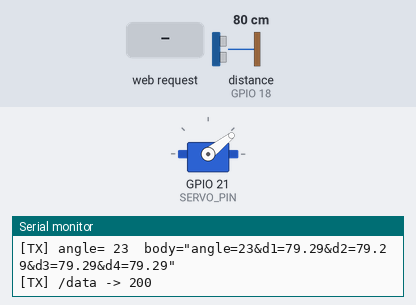
Bench run of a sketch on a simulated ESP32. On the bench: servo, the last lines printed to the serial monitor. Wiring (inferred from the names in the program): ultrasonic range finder: trigger GPIO 5; echo GPIO 18. Inputs (shaded band) come from the test bench; at power-on: distance to the obstacle (sensor on GPIO 18) 80 cm. The echo pulse lasts 58.3 µs per cm; WiFi joins after 1.5 s; servers stay silent unless stated; uploads are accepted with an empty reply.

Above: at 3.0 s.
3.1 s: distance to the obstacle (sensor on GPIO 18) set to 2 cm
At 4.0 s:
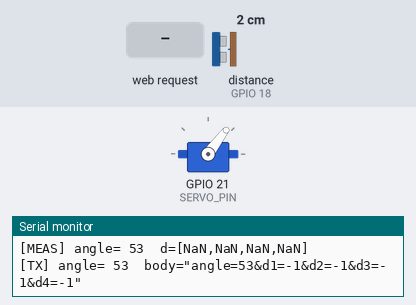
6.4 s: HTTP request GET /control?state=off received
At 6.9 s:
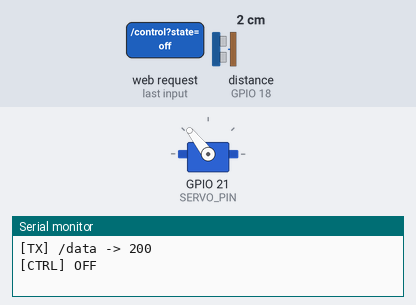
Timing chart, 0 to 9.4 s (numbered marks = the images above; inputs shaded):
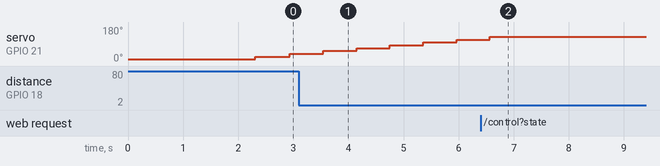

The sketch:

ESP32_Ultrason.ino
```cpp
#include <WiFi.h>
#include <WebServer.h>
#include <HTTPClient.h>
#include <ESP32Servo.h>

// ---------- Capteurs / actionneurs ----------
#define TRIG_PIN   5
#define ECHO_PIN   18
#define SERVO_PIN  21   // ton choix, OK

// ---------- Réseau ----------
static const char* ssid     = "OnePlus10T";
static const char* password = "coucoutoi78";

// IP/tab5 cible (serveur de réception des mesures)
static const char* tab5IP   = "10.83.234.138";
static const int   tab5Port = 80;

// ---------- Mesures ----------
static const uint32_t PULSE_TIMEOUT_US   = 30000;
static const uint16_t SAMPLE_INTERVAL_MS = 70;
static const float    MIN_CM = 2.0f, MAX_CM = 400.0f;

// ---------- Balayage ----------
static const float START_ANGLE = 7.5f;
static const float END_ANGLE   = 172.5f;
static const float STEP_DEG    = 15.0f;

Servo servo;
float currentAngle = START_ANGLE;
int   dirSign      = +1; // +1 horaire, -1 anti-horaire

// ---------- Contrôle ON/OFF ----------
volatile bool systemOn = true;
static const uint32_t TOGGLE_GUARD_MS = 5000;
static uint32_t lastToggleMs = 0;

// ---------- Serveur de contrôle ----------
WebServer server(80);

// ---------- Debug / trace HTTP ----------
String g_lastBody;
int    g_lastHttpCode = 0;

// ---------- Utils ----------
float readDistanceOnce() {
  digitalWrite(TRIG_PIN, LOW);  delayMicroseconds(2);
  digitalWrite(TRIG_PIN, HIGH); delayMicroseconds(10);
  digitalWrite(TRIG_PIN, LOW);

  long duration = pulseIn(ECHO_PIN, HIGH, PULSE_TIMEOUT_US);
  if (duration == 0) return NAN;
  float cm = duration * 0.034f / 2.0f;
  if (cm < MIN_CM || cm > MAX_CM) return NAN;
  return cm;
}

static inline int roundAngleToWrite(float a) {
  if (a < 0) a = 0; if (a > 180) a = 180;
  return (int)(a + 0.5f);
}

void gotoStartAngle() {
  currentAngle = START_ANGLE;
  dirSign = +1;
  servo.write(roundAngleToWrite(currentAngle));
  delay(300); // petite stabilisation
}

// ---------- HTTP handlers ----------
void handleControl() {
  String state = server.hasArg("state") ? server.arg("state") : "";
  uint32_t now = millis();
  if (now - lastToggleMs < TOGGLE_GUARD_MS) {
    server.send(429, "text/plain", "Too Many Requests");
    return;
  }

  if (state.equalsIgnoreCase("on")) {
    systemOn = true;
    gotoStartAngle();
    lastToggleMs = now;
    Serial.println("[CTRL] ON");
    server.send(200, "text/plain", "OK");
  } else if (state.equalsIgnoreCase("off")) {
    systemOn = false;  // on s'immobilise : plus de mesures ni de servo
    lastToggleMs = now;
    Serial.println("[CTRL] OFF");
    server.send(200, "text/plain", "OK");
  } else {
    server.send(400, "text/plain", "Bad state");
  }
}

void handleHealth() { server.send(200, "text/plain", "OK"); }

// Endpoint d'inspection: renvoie le dernier POST /data et l'état courant
void handleStatus() {
  String json = "{";
  json += "\"systemOn\":" + String(systemOn ? "true":"false");
  json += ",\"angle\":" + String((int)(currentAngle + 0.5f));
  json += ",\"direction\":\"" + String(dirSign>0? "forward":"back") + "\"";
  json += ",\"lastBody\":\"" + g_lastBody + "\"";
  json += ",\"lastCode\":" + String(g_lastHttpCode);
  json += "}";
  server.send(200, "application/json", json);
}

// ---------- Setup / Loop ----------
void setup() {
  Serial.begin(115200);
  pinMode(TRIG_PIN, OUTPUT);
  pinMode(ECHO_PIN, INPUT);

  // Servo
  servo.setPeriodHertz(50);
  servo.attach(SERVO_PIN, 500, 2400);
  gotoStartAngle();

  // Wi-Fi
  WiFi.mode(WIFI_STA);
  WiFi.begin(ssid, password);
  Serial.print("WiFi");
  while (WiFi.status() != WL_CONNECTED) { delay(500); Serial.print("."); }
  Serial.printf("\nESP32 IP: %s\n", WiFi.localIP().toString().c_str());

  // Serveur de contrôle
  server.on("/control", HTTP_GET, handleControl);
  server.on("/health",  HTTP_GET, handleHealth);
  server.on("/status",  HTTP_GET, handleStatus);
  server.begin();
}

void loop() {
  server.handleClient();

  if (!systemOn) {   // OFF : aucune acquisition ni rotation
    delay(50);
    return;
  }

  // 4 échantillons à l'angle courant (avec trace)
  float s[4];
  for (int i = 0; i < 4; ++i) {
    s[i] = readDistanceOnce();   // NaN si invalide
    delay(SAMPLE_INTERVAL_MS);
  }
  Serial.printf("[MEAS] angle=%3d  d=[%s,%s,%s,%s]\n",
                (int)(currentAngle + 0.5f),
                isnan(s[0])?"NaN":String(s[0],2).c_str(),
                isnan(s[1])?"NaN":String(s[1],2).c_str(),
                isnan(s[2])?"NaN":String(s[2],2).c_str(),
                isnan(s[3])?"NaN":String(s[3],2).c_str());

  // Envoi à la TAB5 (+ trace détaillée)
  if (WiFi.status() == WL_CONNECTED) {
    HTTPClient http;
    http.setConnectTimeout(4000);
    if (http.begin(tab5IP, tab5Port, "/data")) {
      http.addHeader("Content-Type", "application/x-www-form-urlencoded");
      auto norm = [](float v)->String { return isnan(v) ? String("-1") : String(v, 2); };
      String body = "angle=" + String((int)(currentAngle + 0.5f)) +
                    "&d1=" + norm(s[0]) + "&d2=" + norm(s[1]) +
                    "&d3=" + norm(s[2]) + "&d4=" + norm(s[3]);

      Serial.printf("[TX] angle=%3d  body=\"%s\"\n",
                    (int)(currentAngle + 0.5f), body.c_str());

      int code = http.POST(body);
      g_lastBody = body;
      g_lastHttpCode = code;
      Serial.printf("[TX] /data -> %d\n", code);
      http.end();
    } else {
      Serial.println("[HTTP] begin(/data) a echoue");
    }
  }

  // Avance de 15° et rebond 7.5° ↔ 172.5°
  currentAngle += dirSign * STEP_DEG;
  if (currentAngle > END_ANGLE)  { currentAngle = END_ANGLE;  dirSign = -1; }
  if (currentAngle < START_ANGLE){ currentAngle = START_ANGLE; dirSign = +1; }
  servo.write(roundAngleToWrite(currentAngle));

  delay(120);
}
```

Measured:
- after the input at 6.4 s, servo on GPIO 21 (SERVO_PIN): goes on until 6.6 s, then stays 128°
